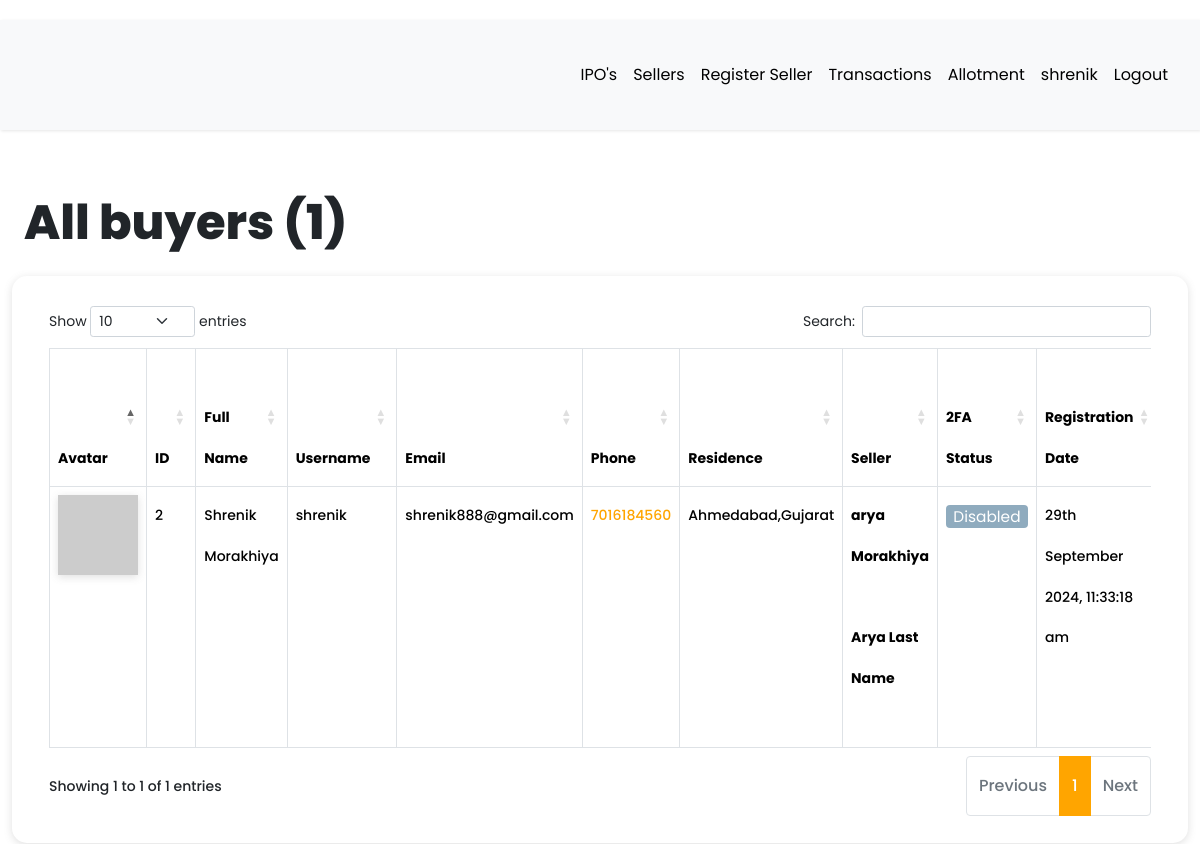
The page /dashboard/all-buyers (signed in) on the database as committed earlier.
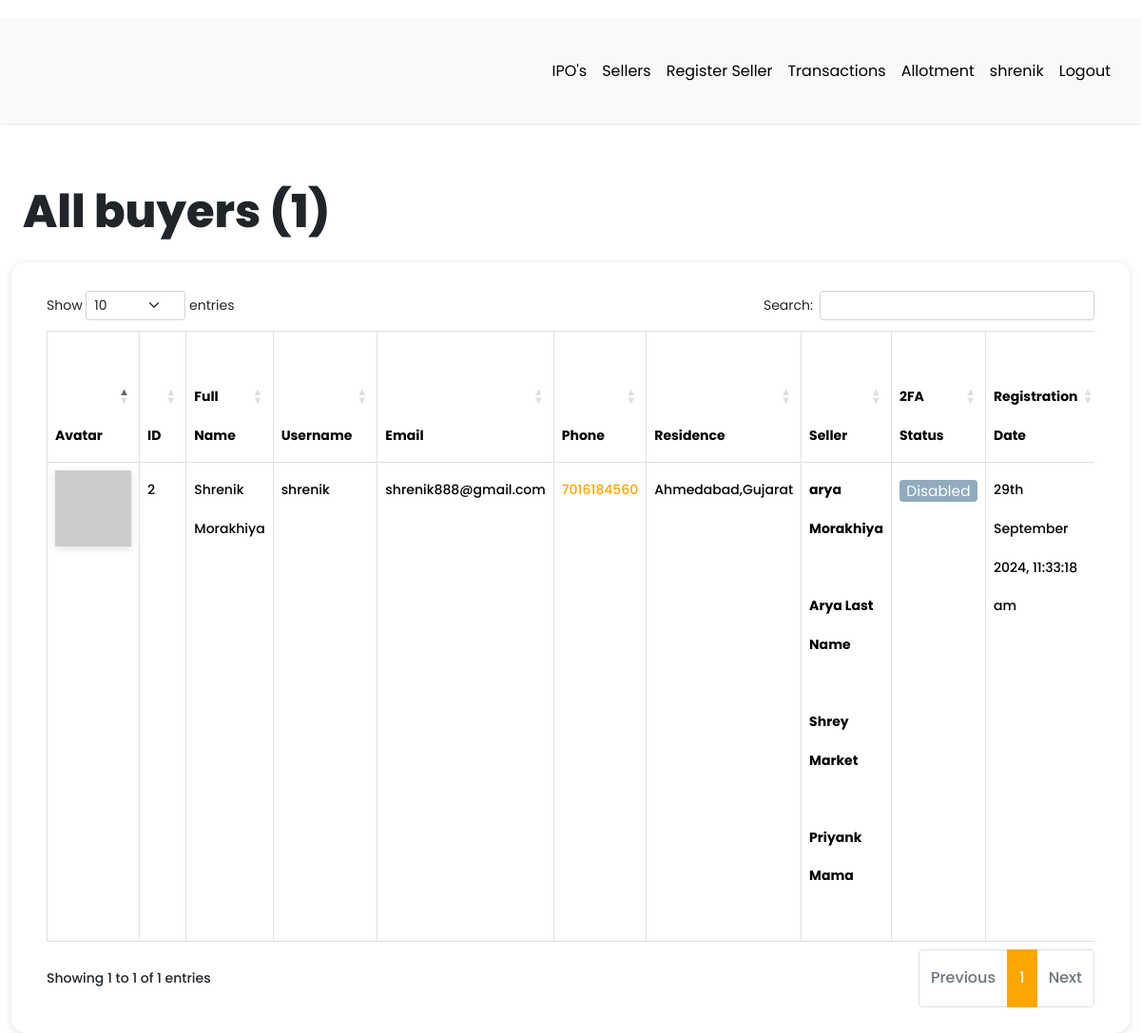
The same page on the database as committed later.
### app/models.py (models this page shows, shortened)
class User(db.Model, UserMixin):
    __tablename__ = "user"
    id = db.Column(db.Integer, primary_key=True)
    first_name = db.Column(db.String(64), index=True, default="First Name", nullable=False)
    last_name = db.Column(db.String(64), index=True, nullable=True)
    username = db.Column(db.String(64), index=True, unique=True, nullable=False)
    email = db.Column(db.String(128), index=True, nullable=False)
    password_hash = db.Column(db.String(128))
    confirm_password = db.Column(db.String(128))
    phone_number = db.Column(db.String(20), nullable=False, unique = True)
    verification_phone = db.Column(db.String(20))
    active = db.Column(db.Boolean, nullable=False, default=True)
    delete_account = db.Column(db.Boolean, default=False)
    registered_at = db.Column(db.DateTime, default=datetime.utcnow, nullable=False)
    emails = db.relationship("Email", backref="author", lazy="dynamic")
    type = db.Column(db.String(64))
    __mapper_args__ = {"polymorphic_identity": "user", "polymorphic_on": "type"}
    def two_factor_enabled(self):
        return self.verification_phone is not None
    @property
    def is_active(self):
        return self.active
    def avatar(self, size):
        digest = md5(self.email.lower().encode("utf-8")).hexdigest()
        return f"https://www.gravatar.com/avatar/{digest}?d=identicon&s={size}"

class Buyer(User):
    __tablename__ = "buyer"
    id = db.Column(
        db.Integer,
        db.ForeignKey("user.id", ondelete="CASCADE", name="fk_buyer_user_id"),  # Explicit FK name
        primary_key=True
    )
    current_residence = db.Column(db.String(64), default="Ahmedabad, Gujarat")
    __mapper_args__ = {"polymorphic_identity": "buyer", "polymorphic_load": "inline"}

class User(db.Model, UserMixin):
    __tablename__ = "user"
    id = db.Column(db.Integer, primary_key=True)
    first_name = db.Column(db.String(64), index=True, default="First Name", nullable=False)
    last_name = db.Column(db.String(64), index=True, nullable=True)
    username = db.Column(db.String(64), index=True, unique=True, nullable=False)
    email = db.Column(db.String(128), index=True, nullable=False)
    password_hash = db.Column(db.String(128))
    confirm_password = db.Column(db.String(128))
    phone_number = db.Column(db.String(20), nullable=False, unique = True)
    verification_phone = db.Column(db.String(20))
    active = db.Column(db.Boolean, nullable=False, default=True)
    delete_account = db.Column(db.Boolean, default=False)
    registered_at = db.Column(db.DateTime, default=datetime.utcnow, nullable=False)
    emails = db.relationship("Email", backref="author", lazy="dynamic")
    type = db.Column(db.String(64))
    __mapper_args__ = {"polymorphic_identity": "user", "polymorphic_on": "type"}
    def two_factor_enabled(self):
        return self.verification_phone is not None
    @property
    def is_active(self):
        return self.active
    def avatar(self, size):
        digest = md5(self.email.lower().encode("utf-8")).hexdigest()
        return f"https://www.gravatar.com/avatar/{digest}?d=identicon&s={size}"

class Seller(User):
    __tablename__ = "seller"
    id = db.Column(
        db.Integer,
        db.ForeignKey("user.id", ondelete="CASCADE", name="fk_seller_user_id"),  # Explicit FK name
        primary_key=True
    )
    current_residence = db.Column(db.String(64), default="Ahmedabad, Gujarat")
    buyer_id = db.Column(db.Integer, db.ForeignKey("buyer.id", ondelete="CASCADE"))
    buyer = db.relationship(
        "Buyer", backref="buyer", foreign_keys=[buyer_id], passive_deletes=True
    )
    __mapper_args__ = {"polymorphic_identity": "seller", "polymorphic_load": "inline"}

### app/routes.py (the view)
@app.route("/dashboard/all-buyers")
@login_required
def all_buyers():
    try:
        buyers = Buyer.query.all()
        all_registered_buyers = len(buyers)
        return render_template(
            "admin/all_buyers.html",
            title="All buyers",
            buyers=buyers,
            all_registered_buyers=all_registered_buyers,
        )
    except Exception as e:
        print(f"An error occurred: {e}")
        return f"Error : {e}", 400

### app/models.py (called while the page is built)
@login.user_loader
def load_user(id):
    return User.query.get(int(id))

### app/templates/admin/all_buyers.html (shortened to what this page needs)
{% extends 'base.html' %}
{% block current_user_content %}
    <div class="container-fluid content">
        <div class="row">
            <div class="col-md-12">
                <h1 class="mt-4 mb-4">{{ title }} ({{ all_registered_buyers }})</h1>
            </div>
        </div>
        <div class="row users">
            <div class="col-md-12">
                <div class="table-responsive">
                    <table id="data" class="table table-hover table-bordered">
                        <thead>
                            <tr>
                                <th>Avatar</th>
                                <th>ID</th>
                                <th>Full Name</th>
                                <th>Username</th>
                                <th>Email</th>
                                <th>Phone</th>
                                <th>Residence</th>
                                <th>Seller</th>
                                <th>2FA Status</th>
                                <th>Registration Date</th>
                            </tr>
                        </thead>
                        <tbody>
                            {% for buyer in buyers %}
                                <tr>
                                    <td><img src="{{ buyer.avatar(25) }}"></td>
                                    <td>{{ buyer.id }}</td>
                                    <td>{{ buyer.first_name }} {{ buyer.last_name }}</td>
                                    <td>{{ buyer.username }}</td>
                                    <td>{{ buyer.email }}</td>
                                    <td><a href="https://wa.me/{{ buyer.phone_number | replace('+', '') }}?text=Hello%20From%20KavyaArya" target="_blank">{{ buyer.phone_number }}</a></td>
                                    <td>{{ buyer.current_residence }}</td>
                                    <td>
                                        {% for child in buyer.buyer %}
                                            <strong>{{ child.first_name }} {{ child.last_name }}</strong> <br><br>
                                        {% endfor %}
                                    </td>
                                    {% if buyer.two_factor_enabled() %}
                                        <td><span class="label label-info"> Enabled </span></td>
                                    {% else %}
                                        <td><span class="label label-info"> Disabled </span></td>
                                    {% endif %}
                                    <td>{{ moment(buyer.registered_at).format('Do MMMM YYYY, h:mm:ss a') }}</td>
                                </tr>
                            {% endfor %}
                        </tbody>
                    </table>
                </div>
            </div>
        </div>
    </div>
{% endblock %}

### app/templates/base.html (shortened to what the changed rows need)
<!DOCTYPE html>
<html lang="eng">
<head>
  <link rel="stylesheet" href="https://cdnjs.cloudflare.com/ajax/libs/intl-tel-input/16.0.4/css/intlTelInput.css">
  <link rel="stylesheet" type="text/css" href="https://cdn.datatables.net/1.10.25/css/dataTables.bootstrap5.css">
  <link rel="stylesheet" href="{{ url_for('static', filename='css/navbar.css') }}">
  {% if current_user.is_authenticated %}
  <link rel="stylesheet" type="text/css" href="{{ url_for('static', filename='css/custom_current_user.css') }}"
    alt="52 Not available at this momoent">
  <link href="https://cdn.jsdelivr.net/npm/bootstrap@5.3.3/dist/css/bootstrap.min.css" rel="stylesheet"
>
  <link rel="stylesheet" href="{{ url_for('static', filename='css/main.css') }}">
  <link rel="stylesheet"
    href="https://cdnjs.cloudflare.com/ajax/libs/malihu-custom-scrollbar-plugin/3.1.5/jquery.mCustomScrollbar.min.css">
  {% endif %}
</head>
<body>
    {% if current_user.is_authenticated %}
    {% if current_user.is_active %}
    <div class="wrapper">
      <div id="content">
        <nav class="navbar navbar-expand-lg navbar-light bg-light">
          <div class="container-fluid">
            {% if current_user.type == "seller" %}
            <div class="collapse navbar-collapse" id="navbarSupportedContent">
              <ul class="nav navbar-nav ms-auto">
                <li class="nav-item">
                  <a class="nav-link {{ 'link_disabled' if request.endpoint == 'view_product' else '' }}"
                    href="{{ url_for('view_product') }}" alt="459 Not available at this moment">IPO's</a>
                </li>
                <li class="nav-item">
                  <a class="nav-link {{ 'link_disabled' if request.endpoint == 'all_pan' else '' }}"
                    href="{{ url_for('all_pan') }}" alt="459 Not available at this moment">My Pan</a>
                </li>
                <li class="nav-item">
                  <a class="nav-link {{ 'link_disabled' if request.endpoint == 'add_pan' else '' }}"
                    href="{{ url_for('add_pan') }}" alt="459 Not available at this moment">Add Pan</a>
                </li>
                <li class="nav-item">
                  <a class="nav-link {{ 'link_disabled' if request.endpoint == 'all_transaction' else '' }}"
                    href="{{ url_for('all_transaction') }}" alt="459 Not available at this moment">Transactions</a>
                </li>
                <li class="nav-item">
                  <a class="nav-link {{ 'link_disabled' if request.endpoint == 'checking_allotment' else '' }}"
                    href="{{ url_for('checking_allotment') }}" alt="459 Not available at this moment">Allotment</a>
                </li>
                <li class="nav-item ">
                  <a class="nav-link {{ 'link_disabled' if request.endpoint == 'dashboard' else '' }}"
                    href="{{ url_for('dashboard') }}" alt="459 Not available at this moment">{{ current_user.username
                    }}</a>
                </li>
                <li class="nav-item">
                  <a class="nav-link {{ 'link_disabled' if request.endpoint == 'logout' else '' }}"
                    href="{{ url_for('logout') }}" alt="459 Not available at this moment">Logout</a>
                </li>
              </ul>
            </div>
            {% elif current_user.type == "buyer" %}
            <div class="collapse navbar-collapse" id="navbarSupportedContent">
              <ul class="nav navbar-nav ms-auto">
                <li class="nav-item">
                  <a class="nav-link {{ 'link_disabled' if request.endpoint == 'view_product' else '' }}"
                    href="{{ url_for('view_product') }}" alt="459 Not available at this moment">IPO's</a>
                </li>
                <li class="nav-item">
                  <a class="nav-link {{ 'link_disabled' if request.endpoint == 'all_sellers' else '' }}"
                    href="{{ url_for('all_sellers') }}" alt="459 Not available at this moment">Sellers</a>
                </li>
                <li class="nav-item">
                  <a class="nav-link {{ 'link_disabled' if request.endpoint == 'register_seller' else '' }}"
                    href="{{ url_for('register_seller') }}" alt="459 Not available at this moment">Register Seller</a>
                </li>
                <li class="nav-item">
                  <a class="nav-link {{ 'link_disabled' if request.endpoint == 'all_sellers' else '' }}"
                    href="{{ url_for('all_sellers') }}" alt="459 Not available at this moment">Transactions</a>
                </li>
                <li class="nav-item">
                  <a class="nav-link {{ 'link_disabled' if request.endpoint == 'checking_allotment' else '' }}"
                    href="{{ url_for('checking_allotment') }}" alt="459 Not available at this moment">Allotment</a>
                </li>
                <li class="nav-item ">
                  <a class="nav-link {{ 'link_disabled' if request.endpoint == 'dashboard' else '' }}"
                    href="{{ url_for('dashboard') }}" alt="459 Not available at this moment">{{ current_user.username
                    }}</a>
                </li>
                <li class="nav-item">
                  <a class="nav-link {{ 'link_disabled' if request.endpoint == 'logout' else '' }}"
                    href="{{ url_for('logout') }}" alt="459 Not available at this moment">Logout</a>
                </li>
              </ul>
            </div>
            {% endif %}
        </nav>
        {% block current_user_content %}
        {% endblock %}
      </div>
    </div>
    {% endif %}
    {% endif %}
</body>
</html>

Rows that differ between the two databases and show on the page:
added Seller: first_name "Shrey Market"
added Seller: first_name "Priyank Mama"
